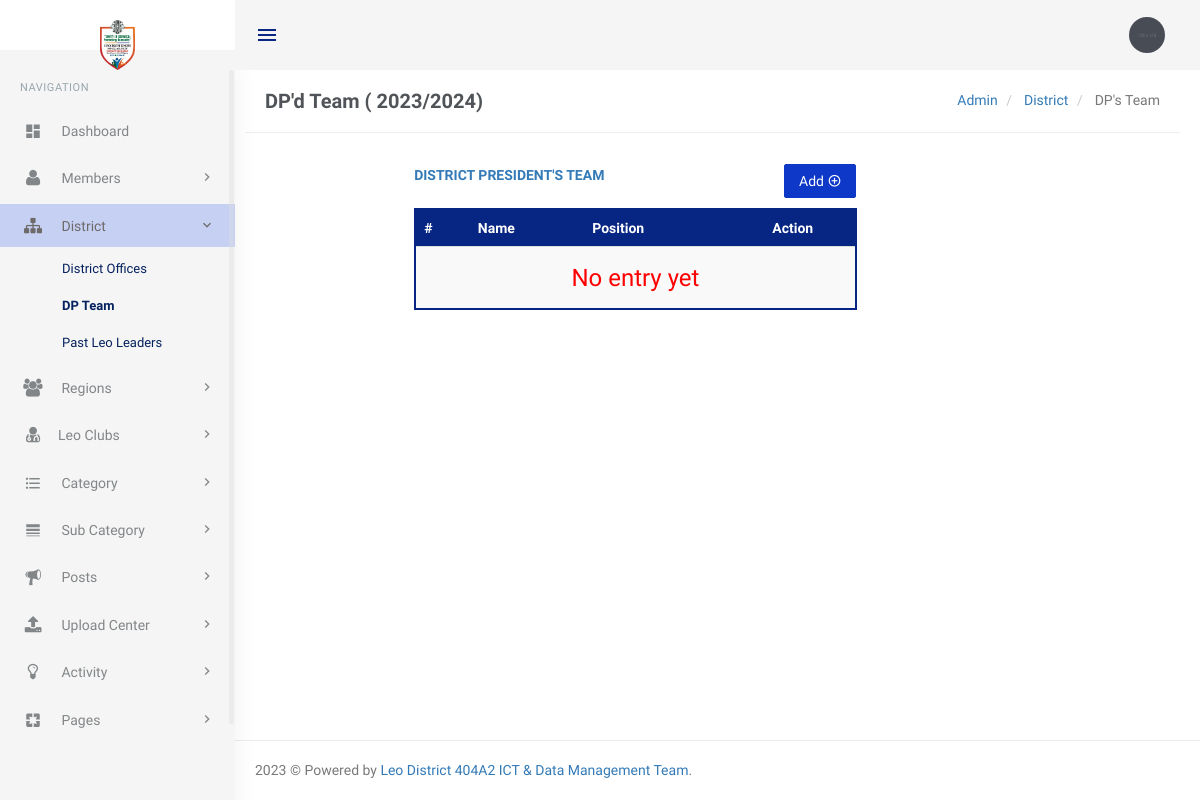
/app/dp-team (signed in), run on an earlier commit of the app's database.
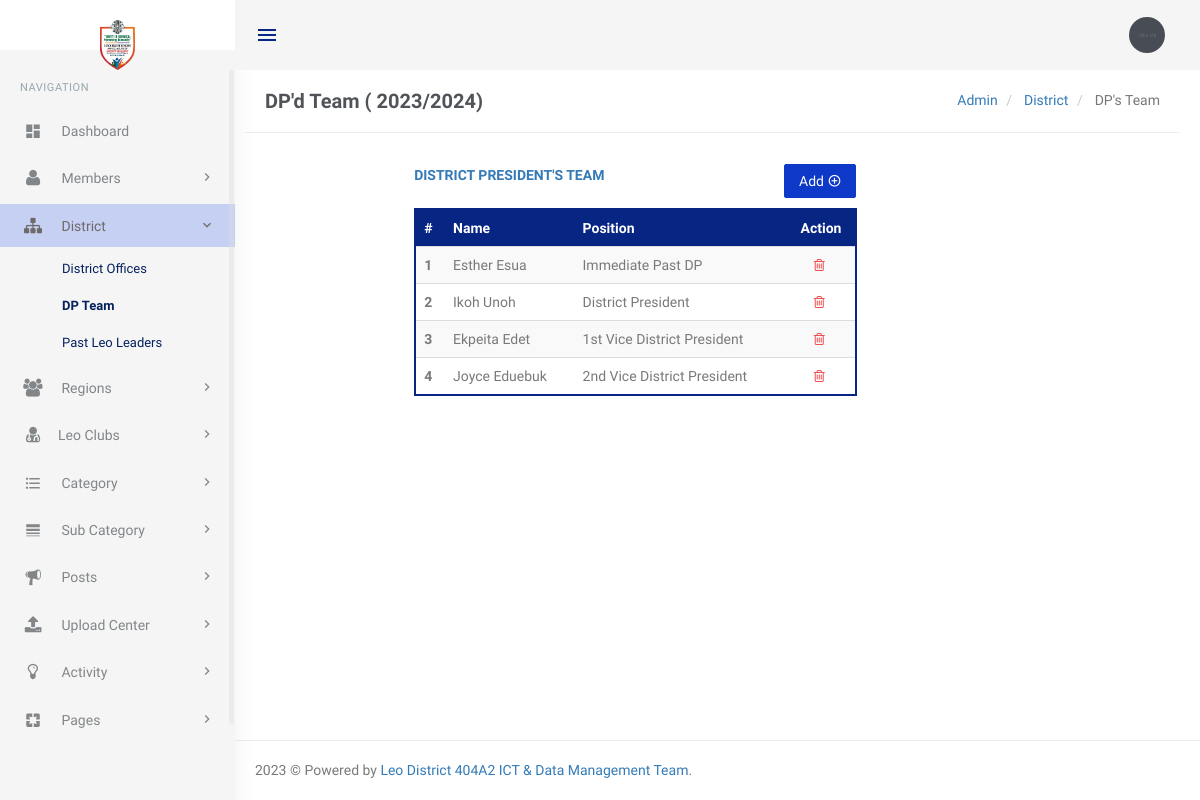
And on a later commit of the database.
### tables this page shows
CREATE TABLE `tblserviceyr` (
  `serviceYrID` int(11) NOT NULL,
  `serviceYr` varchar(10) NOT NULL,
  `start_date` date NOT NULL,
  `stop_date` date NOT NULL,
  `dateUpdated` datetime DEFAULT current_timestamp(),
  `updatedBy` int(11) DEFAULT NULL,
  `isActive` int(1) NOT NULL DEFAULT 1
);

CREATE TABLE `tbldpsteam` (
  `teamID` int(11) NOT NULL,
  `memberName` varchar(60) NOT NULL,
  `dOfficesID` int(11) NOT NULL,
  `fbProfile` varchar(50) NOT NULL,
  `lnProfile` varchar(50) NOT NULL,
  `igProfile` varchar(50) NOT NULL,
  `foto` varchar(100) NOT NULL,
  `serviceYrID` int(11) NOT NULL,
  `dateUpdated` datetime DEFAULT current_timestamp(),
  `updatedBy` int(11) DEFAULT NULL
);

CREATE TABLE `tbldistrictoffices` (
  `dOfficesID` int(11) NOT NULL,
  `position` varchar(50) NOT NULL,
  `abbr` varchar(10) NOT NULL,
  `dateUpdated` datetime DEFAULT current_timestamp(),
  `updatedBy` int(11) DEFAULT NULL,
  `isActive` int(1) NOT NULL DEFAULT 1
);

### app/dp-team.php (the view, shortened to what this page needs)
<?php
include('includes/config.php');
if (strlen($_SESSION['login']) == 0) {
    header('location:index');
} else {
    ?>
<!DOCTYPE html>
<html lang="en">
<?php include('includes/pages-head.php'); ?>
<body class="fixed-left">
    <div id="wrapper">
        <?php include('includes/topheader.php'); ?>
        <?php include('includes/leftsidebar.php'); ?>
        <div class="content-page">
            <div class="content">
                <div class="container">
                    <?php
                        $lsyQuery = "SELECT *  From tblserviceyr ORDER BY serviceYrID  desc";
                        $query = mysqli_query($con, $lsyQuery);
                        $result = mysqli_fetch_assoc($query);
                        $currentLSYID = $result['serviceYr'];
                        ?>
                    <div class="row">
                        <div class="col-xs-12">
                            <div class="page-title-box">
                                <h4 class="page-title">DP'd Team (
                                    <?php echo $currentLSYID; ?>)
                                </h4>
                                <ol class="breadcrumb p-0 m-0">
                                    <li>
                                        <a href="#">Admin</a>
                                    </li>
                                    <li>
                                        <a href="#">District </a>
                                    </li>
                                    <li class="active">
                                        DP's Team
                                    </li>
                                </ol>
                                <div class="clearfix"></div>
                            </div>
                        </div>
                    </div>
                    <div class="row">
                        <div class="col-sm-6">
                        </div>
                        <div class="row">
                            <div class="col-md-12">
                                <div class="demo-box m-t-20">
                                    <div class="col-md-6 col-sm-12 col-md-offset-2" style="margin-bottom: 50px">
                                        <p class=" text-uppercase font-600 font-secondary text-overflow"><a>District
                                                President's
                                                Team</a>
                                            <button id="addToTable" class=" btn btn-success waves-effect waves-light"
                                                style="float: right" title="Add position"
                                                onclick="addPositionForm();">Add
                                                <i class="mdi mdi-plus-circle-outline"></i></button>
                                        </p>
                                        <div class="table-responsive table-wrapper-scroll-y custom-table-scrollbar">
                                            <table
                                                class="table m-0 table-colored-bordered table-bordered-primary table-striped"
                                                id="table_filter">
                                                <thead>
                                                    <tr>
                                                        <th>#</th>
                                                        <th> Name</th>
                                                        <th> Position</th>
                                                        <th style="text-align:center">Action</th>
                                                    </tr>
                                                </thead>
                                                <tbody>
                                                    <?php
                                                        $select_query = "SELECT * from  tbldpsteam d JOIN tbldistrictoffices o ON o.dOfficesID = d.dOfficesID
                                                         JOIN tblserviceyr s ON s.serviceYrID  = d.serviceYrID ";
                                                        $query = mysqli_query($con, $select_query);
                                                        $rowcount = mysqli_num_rows($query);
                                                        $cnt = 1;
                                                        if ($rowcount == 0) { ?>
                                                    <tr>
                                                        <td colspan="7" align="center">
                                                            <h3 style="color:red">No entry yet</h3>
                                                        </td>
                                                        <?php } else {
                                                            while ($row = mysqli_fetch_array($query)) {
                                                                ?>
                                                    <tr>
                                                        <th scope="row">
                                                            <?php echo htmlentities($cnt); ?>
                                                        </th>
                                                        <td>
                                                            <?php echo htmlentities($row['memberName']); ?>
                                                        </td>
                                                        <td>
                                                            <?php echo htmlentities($row['position']); ?>
                                                        </td>
                                                        <td style="text-align:center">
                                                            <a
                                                                href="?deldptid=<?php echo htmlentities($row['teamID']); ?>"><i
                                                                    class="fa fa-trash-o"
                                                                    style="color: #f05050;"></i>&nbsp; </a>
                                                        </td>
                                                    </tr>
                                                    <?php
                                                                $cnt++;
                                                            }
                                                        } ?>
                                                </tbody>
                                            </table>
                                        </div>
                                    </div>
                                </div>
                            </div>
                        </div>
                    </div>
                </div>
                <?php include('includes/footer.php'); ?>
</body>
</html>
<?php } ?>

### app/includes/pages-head.php (shortened to what this page needs)
<!DOCTYPE html>
<html lang="en">
<head>
    <link href="assets/css/bootstrap.min.css" rel="stylesheet" type="text/css" />
    <link href="assets/css/core.css" rel="stylesheet" type="text/css" />
    <link href="assets/css/components.css" rel="stylesheet" type="text/css" />
    <link href="assets/css/icons.css" rel="stylesheet" type="text/css" />
    <link href="assets/css/pages.css" rel="stylesheet" type="text/css" />
    <link href="assets/css/menu.css" rel="stylesheet" type="text/css" />
    <link href="assets/css/responsive.css" rel="stylesheet" type="text/css" />
</head>

### app/includes/topheader.php (shortened to what this page needs)
<div class="topbar">
    <div class="topbar-left">
        <a href="dashboard.php" class="logo"><div class="img-wrap"><img  src="images/dplogo23-24.jpg" alt="" height="50"></div><i class="mdi mdi-layers"></i></a>
    </div>
    <div class="navbar navbar-default" role="navigation">
        <div class="container">
            <ul class="nav navbar-nav navbar-left">
                <li>
                    <button class="button-menu-mobile open-left waves-effect">
                        <i class="mdi mdi-menu"></i>
                    </button>
                </li>
            </ul>
            <ul class="nav navbar-nav navbar-right">
                <li class="dropdown user-box">
                    <a href="" class="dropdown-toggle waves-effect user-link" data-toggle="dropdown" aria-expanded="true">
                        <img src="assets/images/users/avatar-1.jpg" alt="user-img" class="img-circle user-img">
                    </a>
                </li>
            </ul>
        </div>
    </div>
</div>

### app/includes/leftsidebar.php (shortened to what this page needs)
<div class="left side-menu" style="  overflow-y: scroll ;">
    <div class="sidebar-inner slimscrollleft">
        <div id="sidebar-menu">
            <ul>
                <li class="menu-title">Navigation</li>
                <li class="has_sub">
                    <a href="dashboard" class="waves-effect"><i class="mdi mdi-view-dashboard"></i> <span> Dashboard
                        </span> </a>
                </li>
                <li class="has_sub">
                    <a href="javascript:void(0);" class="waves-effect"><i class="fa fa-user"></i> <span> Members </span>
                        <span class="menu-arrow"></span></a>
                </li>
                <li class="has_sub">
                    <a href="javascript:void(0);" class="waves-effect"><i class="fa fa-sitemap"></i> <span> District
                        </span> <span class="menu-arrow"></span></a>
                    <ul class="list-unstyled">
                        <li><a href="district-offices">District Offices</a></li>
                        <li><a href="dp-team">DP Team</a></li>
                        <li><a href="manage-regions" class="waves-effect"><span>Past Leo Leaders</span></a></li>
                    </ul>
                </li>
                <li class="has_sub">
                    <a href="javascript:void(0);" class="waves-effect"><i class="fa fa-users"></i> <span> Regions
                        </span> <span class="menu-arrow"></span></a>
                </li>
                <li class="has_sub">
                    <a href="javascript:void(0);" class="waves-effect"><i class="fa fa-user-md"></i><span>Leo Clubs
                        </span> <span class="menu-arrow"></span></a>
                </li>
                <li class="has_sub">
                    <a href="javascript:void(0);" class="waves-effect"><i class="mdi mdi-format-list-bulleted"></i>
                        <span> Category </span> <span class="menu-arrow"></span></a>
                </li>
                <li class="has_sub">
                    <a href="javascript:void(0);" class="waves-effect"><i class="mdi mdi-format-line-weight"></i>
                        <span>Sub Category </span> <span class="menu-arrow"></span></a>
                </li>
                <li class="has_sub">
                    <a href="javascript:void(0);" class="waves-effect"><i class="mdi ion-speakerphone"></i> <span> Posts
                        </span> <span class="menu-arrow"></span></a>
                </li>
                <li class="has_sub">
                    <a href="javascript:void(0);" class="waves-effect"><i class="fa fa-upload"></i> <span> Upload Center
                        </span> <span class="menu-arrow"></span></a>
                </li>
                <li class="has_sub">
                    <a href="javascript:void(0);" class="waves-effect"><i class="fa fa-lightbulb-o"></i> <span> Activity
                        </span> <span class="menu-arrow"></span></a>
                </li>
                <li class="has_sub">
                    <a href="javascript:void(0);" class="waves-effect"><i class="mdi mdi-google-pages"></i> <span> Pages
                        </span> <span class="menu-arrow"></span></a>
                </li>
                <li class="has_sub">
                    <a href="javascript:void(0);" class="waves-effect"><i class="fa fa-comment"></i>  <span class="menu-arrow"></span></a>
                </li>
            </ul>
        </div>
    </div>
</div>

### app/includes/footer.php
<footer class="footer text-right">
   <?php echo date('Y'); ?> © Powered by <a href="">Leo District 404A2 ICT & Data Management Team</a>.
</footer>
</body>
</html>

### app/assets/css/core.css (style rules this page uses)
body { font-family: 'Varela Round', sans-serif; margin: 0; padding-bottom: 60px; overflow-x: hidden; color: #797979; }
html { position: relative; min-height: 100%; }
.h1, .h2, .h3, .h4, .h5, .h6, h1, h2, h3, h4, h5, h6 { color: #505458; font-family: 'varela round', sans-serif; margin: 10px 0; }
p { line-height: 1.6; }
* { outline: none !important; }
.container { width: auto; }
.footer { border-top: 1px solid rgba(152, 166, 173, 0.2); bottom: 0; text-align: left !important; padding: 19px 30px 20px; position: absolute; right: 0; left: 225px; }
#wrapper { height: 100%; overflow: hidden; width: 100%; }
.p-0 { padding: 0 !important; }
.m-0 { margin: 0 !important; }
.m-t-20 { margin-top: 20px !important; }
.text-overflow { text-overflow: ellipsis; white-space: nowrap; display: block; width: 100%; overflow: hidden; }
.font-secondary { font-family: 'varela round', sans-serif; }
.font-600 { font-weight: 600; }
.custom-table-scrollbar { position: relative; height: 300px; overflow: auto; }
.table-wrapper-scroll-y { display: block; }
.row { margin-right: -10px; margin-left: -10px; }
.col-lg-1, .col-lg-10, .col-lg-11, .col-lg-12, .col-lg-2, .col-lg-3, .col-lg-4, .col-lg-5, .col-lg-6, .col-lg-7, .col-lg-8, .col-lg-9, .col-md-1, .col-md-10, .col-md-11, .col-md-12, .col-md-2, .col-md-3, .col-md-4, .col-md-5, .col-md-6, .col-md-7, .col-md-8, .col-md-9, .col-sm-1, .col-sm-10, .col-sm-11, .col-sm-12, .col-sm-2, .col-sm-3, .col-sm-4, .col-sm-5, .col-sm-6, .col-sm-7, .col-sm-8, .col-sm-9, .col-xs-1, .col-xs-10, .col-xs-11, .col-xs-12, .col-xs-2, .col-xs-3, .col-xs-4, .col-xs-5, .col-xs-6, .col-xs-7, .col-xs-8, .col-xs-9 { padding-left: 10px; padding-right: 10px; }
.breadcrumb { background-color: transparent; margin-bottom: 15px; padding-top: 10px; padding-left: 0; }
.waves-effect { position: relative; cursor: pointer; display: inline-block; overflow: hidden; -webkit-user-select: none; -moz-user-select: none; -ms-user-select: none; user-select: none; -webkit-tap-highlight-color: transparent; vertical-align: middle; z-index: 1; will-change: opacity, transform; -webkit-transition: all 0.3s ease-out; -moz-transition: all 0.3s ease-out; -o-transition: all 0.3s ease-out; -ms-transition: all 0.3s ease-out; transition: all 0.3s ease-out; }
.demo-box { padding: 10px 15px; }

What changed in the data, as far as the page shows it:
added tbldpsteam: memberName "Esther Esua", dOfficesID.position "Immediate Past DP"
added tbldpsteam: memberName "Ikoh Unoh", dOfficesID.position "District President"
added tbldpsteam: memberName "Ekpeita Edet", dOfficesID.position "1st Vice District President"
added tbldpsteam: memberName "Joyce Eduebuk", dOfficesID.position "2nd Vice District President"
Also different on the page:
text no longer shown: "No entry yet"
